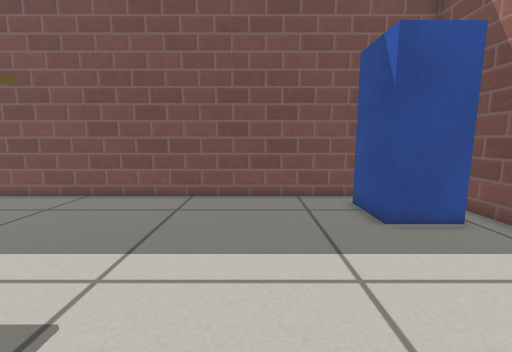
view 1 (above)

16 first-person views from a walk through a Gazebo world. The camera is 0.53 m above the floor, tilts 8° down and sees 90° across. The lines on the ground mark 1 m squares. The floor is counted in squares, 0.2 m on a side. Each view is taken from the middle of a square. On the plan, view 1 faces up. The plan holds only what a view shows up to about 18 squares ahead; the rest is blank. Simple patterns stand in for the simulator's built-in surfaces. Simple shapes stand in for some stock models. Some surface patterns are stand-ins.

view 2
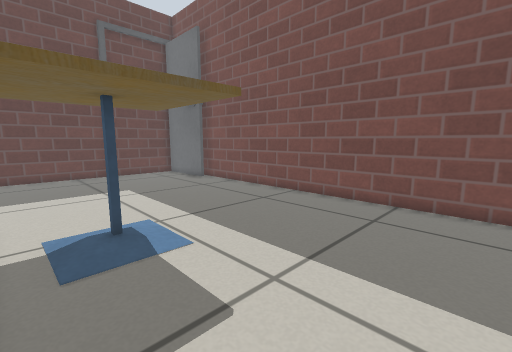

view 3
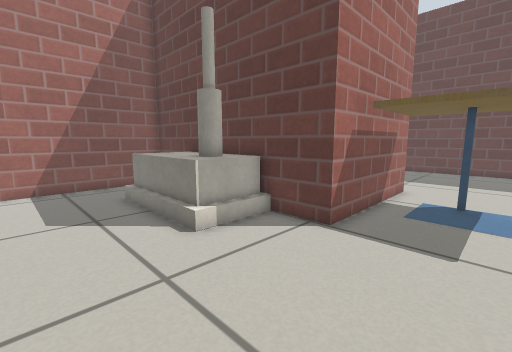

view 4
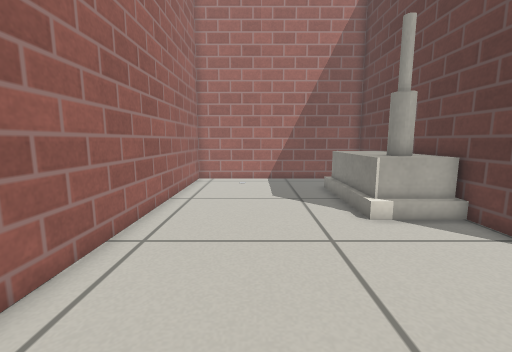

view 5
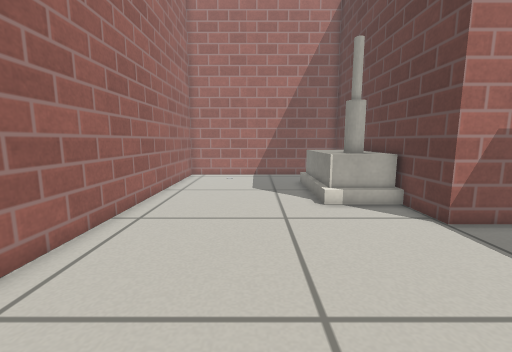

view 6
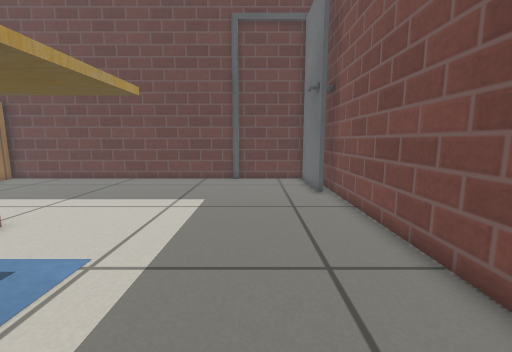

view 7
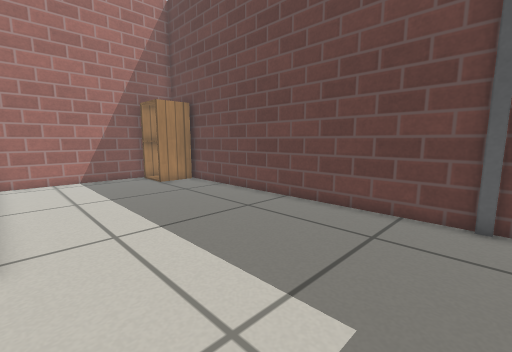

view 8
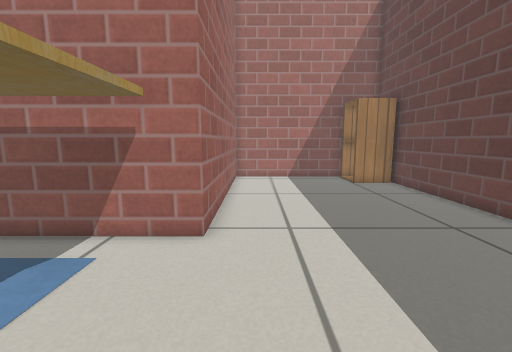

view 9
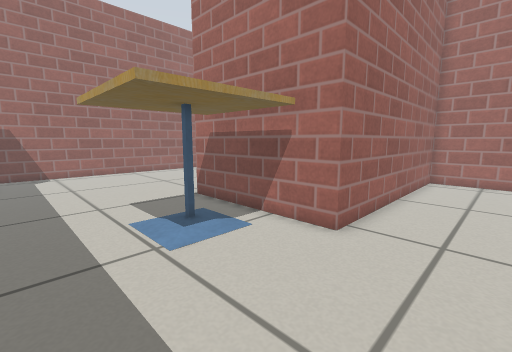

view 10
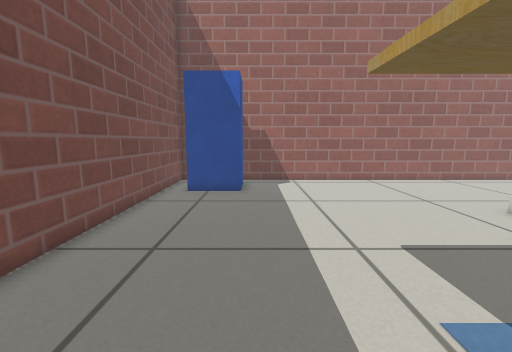

view 11
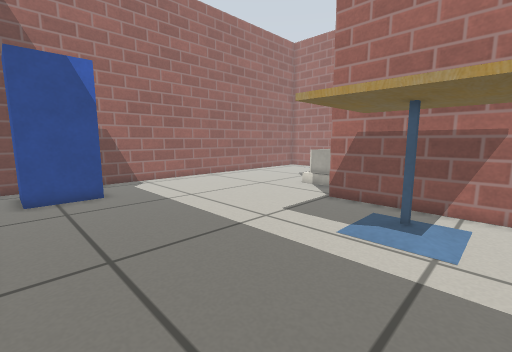

view 12
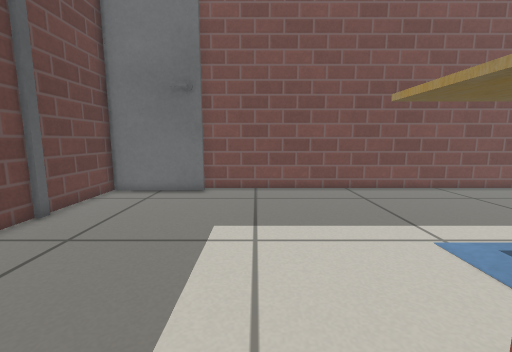

view 13
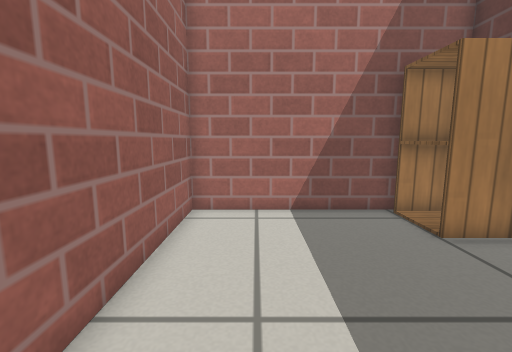

view 14
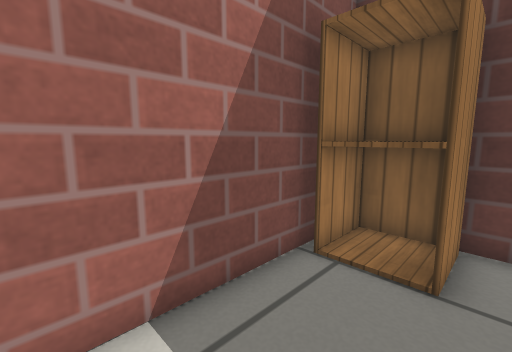

view 15
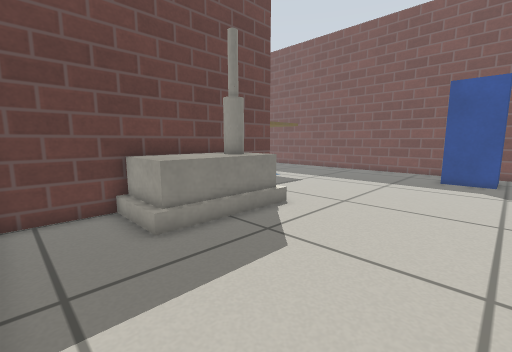

view 16
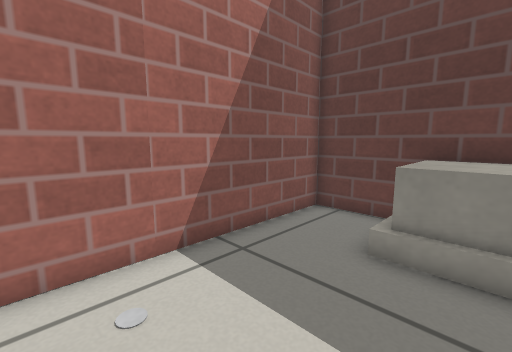

### Floor plan
Key: @ floor where view 1 was taken; # wall or solid block; . floor; / step, stairs or slope; P postbox; T cafe table; L door leaf; H house; C cabinet.
Columns run from 21 left of view 1 to 8 right of it. Each row starts with its distance up from view 1.
 12 #  ###########################
 11 #LLLLL.......................#
 10 #........................PPP.#
  9 #........................P P.#
  8 #........................PPP.#
  7 #............................#
  6 #............................#
  5 #...........TTTTT............#
  4 #...........TTTTT............#
  3 #...........TTTTT............#
  2 #...........TTTTT............#
  1 #...........TTTTT............#
  0 #..........########..@.......#
 -1 #..........#      #..........#
 -2 #..........#      #..........#
 -3 #..........#      #HHH.......#
 -4 #..........#      #HHH.......#
 -5 #..........#      #HHH.......#
 -6 #..........#      #HHH.......#
 -7 #..........#      #HHH.......#
 -8 #..........#      #HH/.......#
 -9 #CCC.......#      #..........#
-10  CCC.......#      #..........#
-11  CCC.......#      #..........#
-12   ##########      ############

Where each view was taken, in squares from view 1:
view 1: 0 up, 0 right, facing up
view 2: 1 up, 0 right, facing up-left
view 3: 4 up, 4 right, facing down-left
view 4: 6 up, 4 right, facing down
view 5: 8 up, 3 right, facing down
view 6: 8 up, 3 left, facing left
view 7: 7 up, 11 left, facing down-left
view 8: 7 up, 12 left, facing down
view 9: 7 up, 14 left, facing down-right
view 10: 7 up, 9 left, facing right
view 11: 11 up, 9 left, facing down-right
view 12: 2 down, 13 left, facing up
view 13: 2 down, 13 left, facing down
view 14: 8 down, 13 left, facing down-left
view 15: 11 down, 7 right, facing up-left
view 16: 6 down, 6 right, facing down-left
